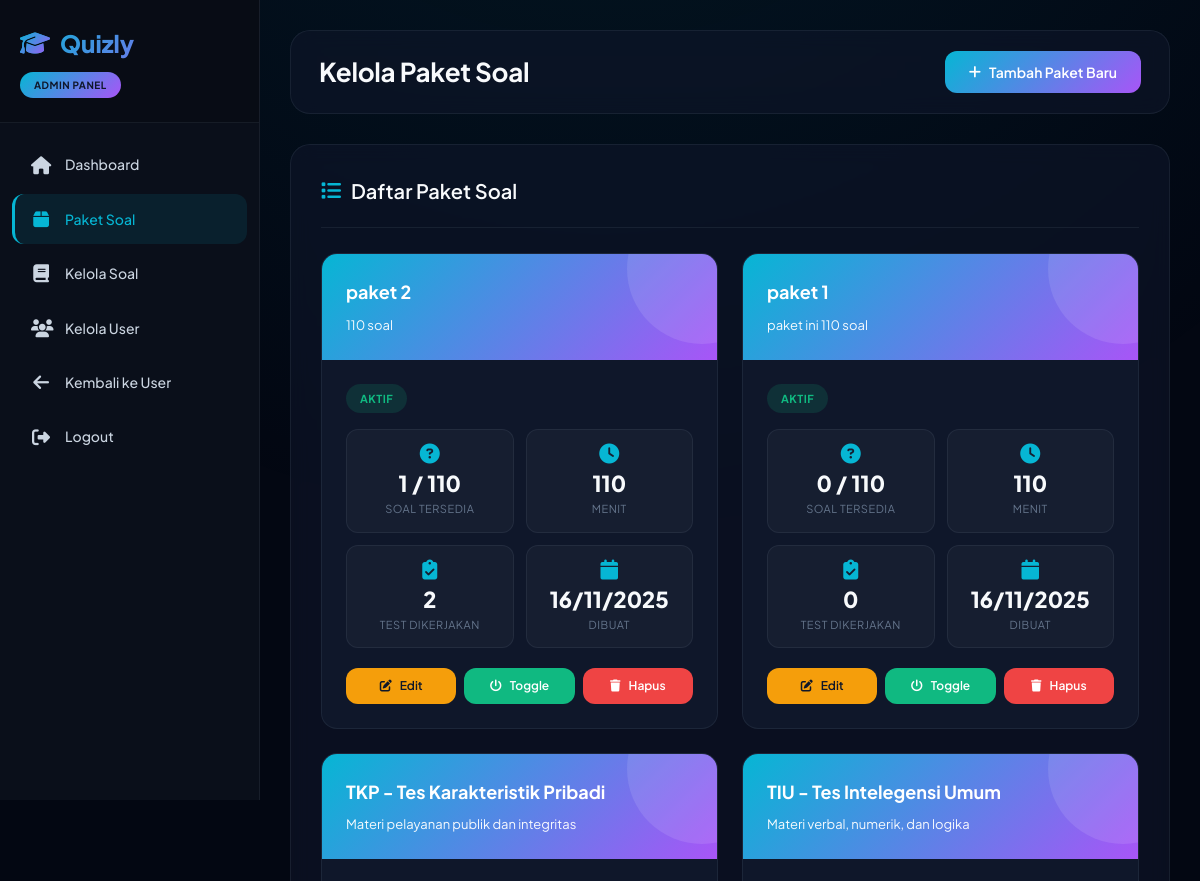
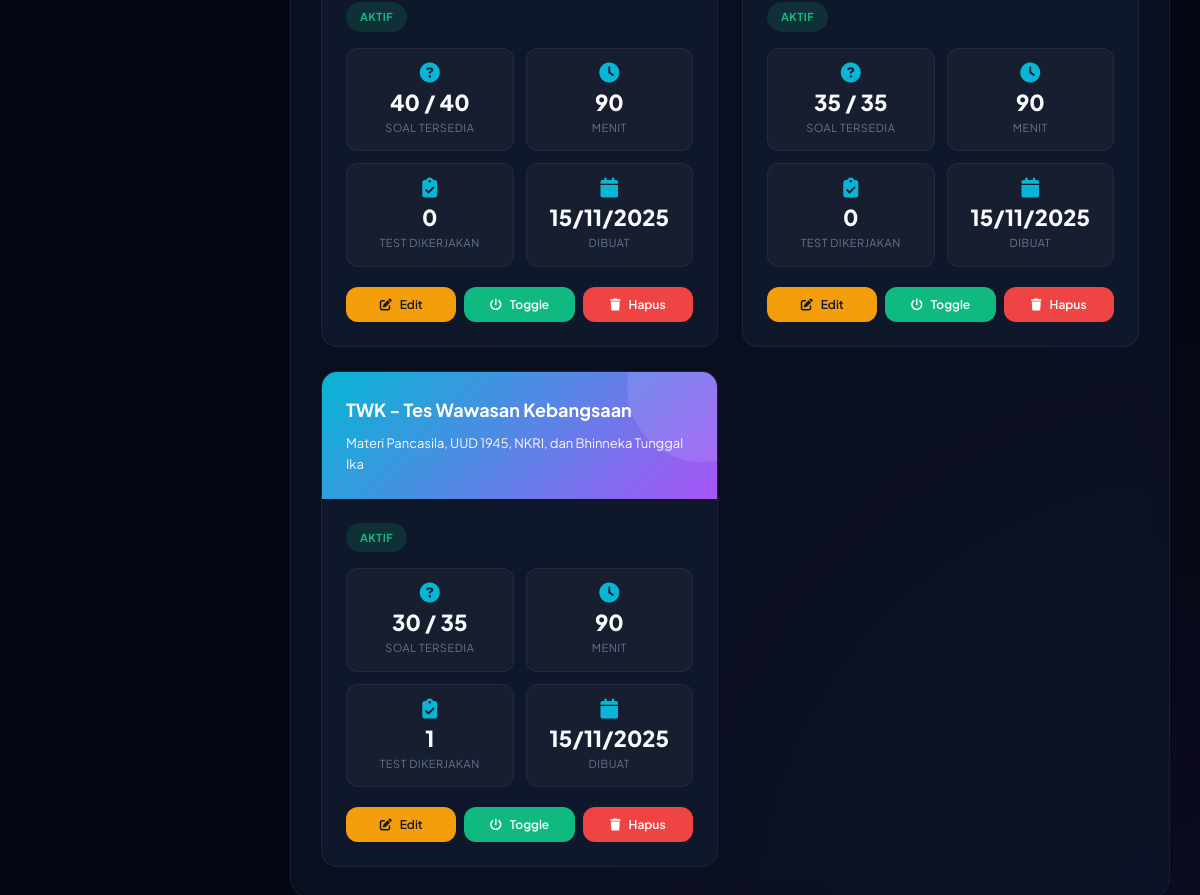
Screenshot of /admin/paket.php (signed in) with the database file from the repository (2 pictures, top to bottom).
### tables this page shows
CREATE TABLE `paket_soal` (
  `id` int(11) NOT NULL,
  `nama_paket` varchar(100) NOT NULL,
  `deskripsi` text DEFAULT NULL,
  `durasi_menit` int(11) NOT NULL DEFAULT 90,
  `jumlah_soal` int(11) NOT NULL DEFAULT 35,
  `status` enum('aktif','nonaktif') DEFAULT 'aktif',
  `created_at` timestamp NOT NULL DEFAULT current_timestamp()
);

### config.php (called while the page is built, shortened)
<?php
function e($text) {
    return htmlspecialchars($text, ENT_QUOTES, 'UTF-8');
}
?>

### admin/paket.php (the view, shortened to what this page needs)
<?php
require_once '../config.php';
$sql = "SELECT p.*,
        (SELECT COUNT(*) FROM soal WHERE paket_id = p.id) as total_soal,
        (SELECT COUNT(*) FROM hasil_test WHERE paket_id = p.id) as total_test
        FROM paket_soal p
        ORDER BY p.id DESC";
$paket_result = $conn->query($sql);
?>
<!DOCTYPE html>
<html lang="id">
<head>
    <link rel="stylesheet" href="https://cdnjs.cloudflare.com/ajax/libs/font-awesome/6.4.0/css/all.min.css">
    <link rel="stylesheet" href="../css/paket.css">
</head>
<body>
    <div class="sidebar">
        <div class="sidebar-header">
            <h2>
                <i class="fas fa-graduation-cap"></i>
                <span>Quizly</span>
            </h2>
            <span class="admin-badge">ADMIN PANEL</span>
        </div>
        <nav class="sidebar-menu">
            <a href="index.php" class="menu-item">
                <i class="fas fa-home"></i>
                <span>Dashboard</span>
            </a>
            <a href="paket.php" class="menu-item active">
                <i class="fas fa-box"></i>
                <span>Paket Soal</span>
            </a>
            <a href="soal.php" class="menu-item">
                <i class="fas fa-book"></i>
                <span>Kelola Soal</span>
            </a>
            <a href="users.php" class="menu-item">
                <i class="fas fa-users"></i>
                <span>Kelola User</span>
            </a>
            <a href="../dashboard.php" class="menu-item">
                <i class="fas fa-arrow-left"></i>
                <span>Kembali ke User</span>
            </a>
            <a href="../logout.php" class="menu-item">
                <i class="fas fa-sign-out-alt"></i>
                <span>Logout</span>
            </a>
        </nav>
    </div>
    <div class="main-content">
        <div class="top-bar">
            <h1 class="page-title">Kelola Paket Soal</h1>
            <button class="btn btn-primary" onclick="openModal()">
                <i class="fas fa-plus"></i> Tambah Paket Baru
            </button>
        </div>
        <div class="content-card">
            <div class="card-header">
                <h2 class="card-title">
                    <i class="fas fa-list"></i> Daftar Paket Soal
                </h2>
            </div>
            <div class="paket-grid">
                <?php while ($paket = $paket_result->fetch_assoc()): ?>
                <div class="paket-card">
                    <div class="paket-header">
                        <h3><?= e($paket['nama_paket']) ?></h3>
                        <p><?= e($paket['deskripsi']) ?></p>
                    </div>
                    <div class="paket-body">
                        <span class="paket-status status-<?= $paket['status'] ?>">
                            <?= ucfirst($paket['status']) ?>
                        </span>
                        <div class="paket-info">
                            <div class="info-item">
                                <i class="fas fa-question-circle"></i>
                                <div class="info-value"><?= $paket['total_soal'] ?> / <?= $paket['jumlah_soal'] ?></div>
                                <div class="info-label">Soal Tersedia</div>
                            </div>
                            <div class="info-item">
                                <i class="fas fa-clock"></i>
                                <div class="info-value"><?= $paket['durasi_menit'] ?></div>
                                <div class="info-label">Menit</div>
                            </div>
                            <div class="info-item">
                                <i class="fas fa-clipboard-check"></i>
                                <div class="info-value"><?= $paket['total_test'] ?></div>
                                <div class="info-label">Test Dikerjakan</div>
                            </div>
                            <div class="info-item">
                                <i class="fas fa-calendar"></i>
                                <div class="info-value"><?= date('d/m/Y', strtotime($paket['created_at'])) ?></div>
                                <div class="info-label">Dibuat</div>
                            </div>
                        </div>
                        <div class="action-buttons">
                            <a href="?edit=<?= $paket['id'] ?>" class="btn btn-warning btn-sm" onclick="event.preventDefault(); editPaket(<?= $paket['id'] ?>)">
                                <i class="fas fa-edit"></i> Edit
                            </a>
                            <a href="?toggle=<?= $paket['id'] ?>" class="btn btn-success btn-sm">
                                <i class="fas fa-power-off"></i> Toggle
                            </a>
                            <button onclick="confirmDelete(<?= $paket['id'] ?>)" class="btn btn-danger btn-sm">
                                <i class="fas fa-trash"></i> Hapus
                            </button>
                        </div>
                    </div>
                </div>
                <?php endwhile; ?>
            </div>
        </div>
    </div>
</body>
</html>

### rows the page displays
paket_soal: nama_paket "paket 2", deskripsi "110 soal", status "AKTIF", total_soal "1", jumlah_soal "110", durasi_menit "110", total_test "2", created_at "16/11/2025"
paket_soal: nama_paket "paket 1", deskripsi "paket ini 110 soal", status "AKTIF", total_soal "0", jumlah_soal "110", durasi_menit "110", total_test "0", created_at "16/11/2025"
paket_soal: nama_paket "TKP - Tes Karakteristik Pribadi", deskripsi "Materi pelayanan publik dan integritas", status "AKTIF", total_soal "40", jumlah_soal "40", durasi_menit "90", total_test "0", created_at "15/11/2025"
paket_soal: nama_paket "TIU - Tes Intelegensi Umum", deskripsi "Materi verbal, numerik, dan logika", status "AKTIF", total_soal "35", jumlah_soal "35", durasi_menit "90", total_test "0", created_at "15/11/2025"
paket_soal: nama_paket "TWK - Tes Wawasan Kebangsaan", deskripsi "Materi Pancasila, UUD 1945, NKRI, dan Bhinneka Tunggal Ika", status "AKTIF", total_soal "30", jumlah_soal "35", durasi_menit "90", total_test "1", created_at "15/11/2025"
